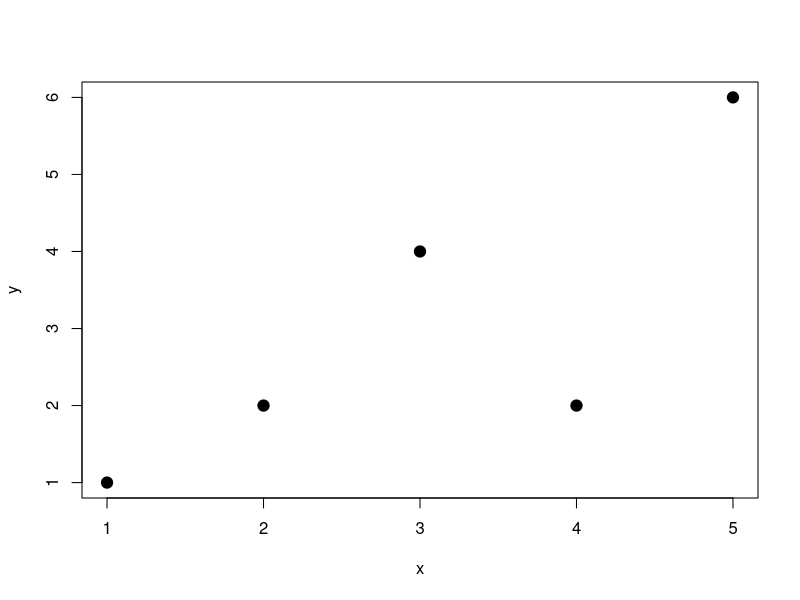
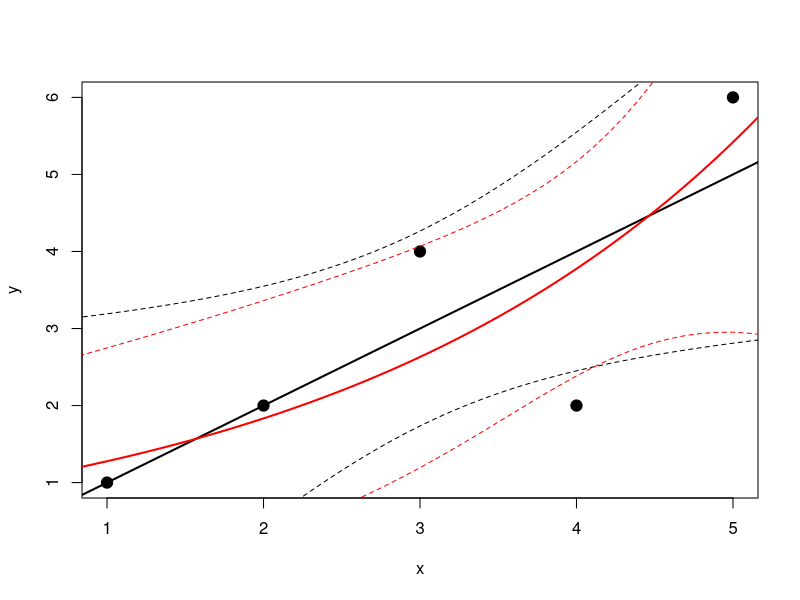

Write R code to recreate these figures, in order.
################################################
########### lezioni introduttive a R ###########
####### Statistica Assicurativa 2014-2015 ######
################################################

#############################
### esempio  GLM
#############################


x <- c(1,2,3,4,5)
y <- c(1,2,4,2,6)
base1 <- data.frame(x,y)
plot(x,y,pch=19,cex=1.5)

## glm gaussiano = modello lineare clssico
regNId <- glm(y~x,family=gaussian(link="identity"))

#stima del parametro di sovradispersione
Over_disp <-  sum(residuals(regNId, type="pearson")^2)/regNId$df.res
anova(regNId, test="LRT")
print(Over_disp)

## glm gaussiano : link non canonico
regNlog <- glm(y~x,family=gaussian(link="log"))
## glm poisson : link canonico
regPlog <- glm(y~x,family=poisson(link="log"))
## glm poisson : link non canonico
regPId <- glm(y~x,family=poisson(link="identity"))


#stima del parametro di sovradispersione
Over_disp <-  sum(residuals(regPlog, type="pearson")^2)/regPlog$df.res
print(Over_disp)

#test sui parametri inserita la stima della sovradispersione
summary(regPlog, dispersion=Over_disp)


## glm gamma : link  canonico
regGId <- glm(y~x,family=Gamma(link="inverse"))
## glm gamma : link non canonico
regGlog <- glm(y~x,family=Gamma(link="log"))

#plot modelli gaussiani 
plot(x,y,pch=19,cex=1.5)
abs <- seq(0,7,by=.1)
yp <- predict(regNId,newdata=data.frame(x=abs),se.fit = TRUE,type="response")
lines(abs,yp$fit,lwd=2)
lines(abs,yp$fit+2*yp$se.fit,lty=2)
lines(abs,yp$fit-2*yp$se.fit,lty=2)
yp <- predict(regNlog,newdata=data.frame(x=abs),se.fit = TRUE,type="response")
lines(abs,yp$fit,lwd=2, col="red")
lines(abs,yp$fit+2*yp$se.fit,lty=2, col="red")
lines(abs,yp$fit-2*yp$se.fit,lty=2, col="red")

### residui/diagnostica
RNIr <- residuals(regNId,type="response")
RNIp <- residuals(regNId,type="pearson")

logLik(regPlog)
deviance(regPlog)
AIC(regPlog)
-2*logLik(regPlog)+2*2

cat("AIC (Poisson-log) =",extractAIC(regPlog,k=2)[2])
cat("BIC (Poisson-log) =",extractAIC(regPlog,k=log(nrow(base1)))[2])
AIC(regNId,regNlog,regPId,regPlog,regGId,regGlog)


########################################
### algoritmi per stima parametri
### modello Poisson legame canonico
### stima di parametri con la verosim

 logv <- function(beta){
   L=beta[1]+beta[2]*base1$x
   -sum(log(dpois(base1$y,exp(L))))
   }

 nlm(f = logv, p=c(2,0))

###### algo IRLS per poisson con  legame canonico

 BETA <- matrix(NA,101,2)
 REG <- lm(y~x,data=base1)
 beta=REG$coefficients
 BETA[1,]=beta
 for(i in 2:15){
   eta=beta[1]+beta[2]*base1$x
   mu=exp(eta)
   w=mu
   z=eta+(base1$y-mu)/mu
   REG=lm(z~base1$x,weights=w)
   beta=REG$coefficients
   BETA[i,]=beta
   }

beta
glm(y~x,data=base1,family="poisson")$coefficients


###### algo IRLS per poisson con legame NON canonico 

BETA <- matrix(NA,101,2)

#inizializzazione della sola COSTANTE vettore beta
beta=c(1,0)
BETA[1,]=beta
for(i in 2:15){
  eta=beta[1]+beta[2]*base1$x
  #legame NON canonico: power 2
  mu=(eta)^.5
  
  # serve la derivata prima di eta rispetto a g(mu)
  d_g = 2*mu   
  
  w=1/(d_g^2 *mu )
  z=eta+(base1$y-mu)*d_g
  REG=lm(z~base1$x,weights=w)
  beta=REG$coefficients
  BETA[i,]=beta
  print(beta)
}

beta
glm(y~x,data=base1,family=poisson(link=power(2)))$coefficients

